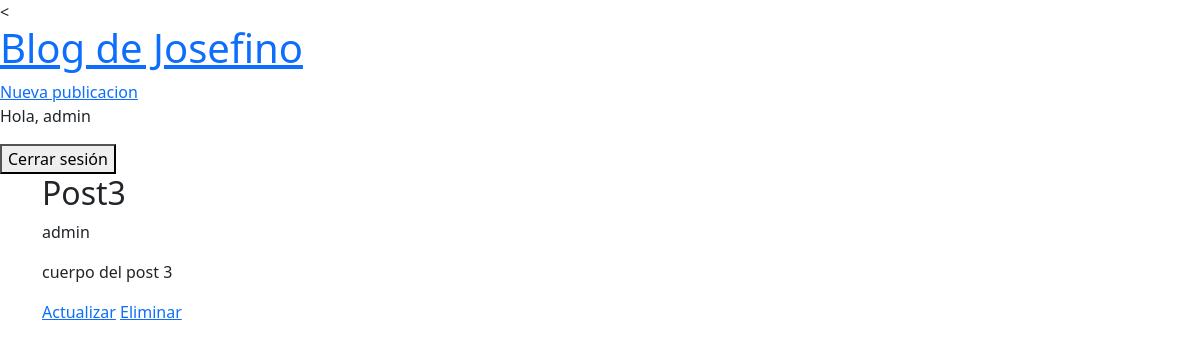
The app's page /publication/3/ (signed in), older data.
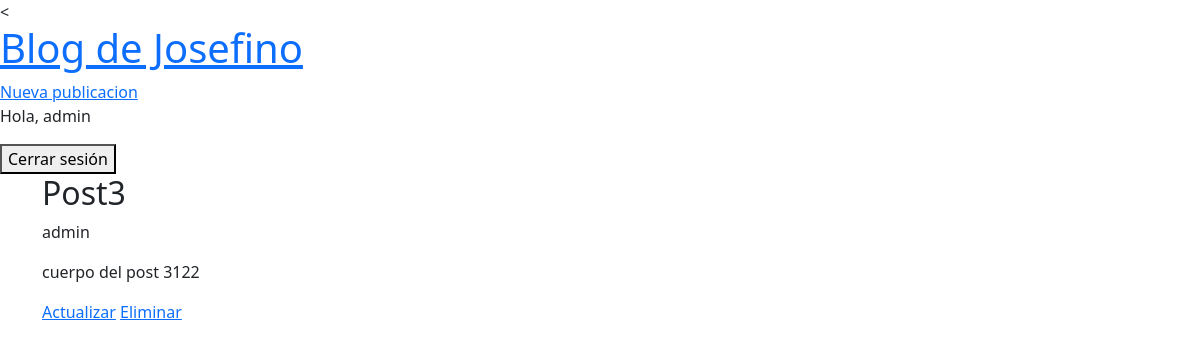
The same page, newer data.
### blog/models.py (models this page shows, shortened)
class Publication(models.Model):
    title = models.CharField(max_length=100)
    body = models.TextField()
    author = models.ForeignKey(
        'auth.User',
        on_delete=models.CASCADE,
    )
    date = models.DateTimeField(auto_now_add=True)
    updated = models.DateTimeField(auto_now=True)

### blog/views.py (the view)
# urls.py: path('publication/<int:pk>/', PublicationDetailView.as_view(), name='publication-detail'),
class PublicationDetailView(LoginRequiredMixin, DetailView):
    model = Publication
    template_name = 'publication-details.html'

### templates/publication-details.html
{% extends "_base.html" %}
{% block content %}
    <h2>{{ publication.title }}</h2>
    <p>{{ publication.author }}</p>
    <p>{{ publication.body }}</p>
    {% if publication.author.pk == request.user.pk %}
        <a href="{% url 'publication-update' publication.pk %}">Actualizar</a>
        <a href="{% url 'publication-delete' publication.pk %}">Eliminar</a>
        {% endif %}
{% endblock content %}

Row changes from the older to the newer data that the page shows:
changed Publication "Post3": body "cuerpo del post 3" → "cuerpo del post 3122"
